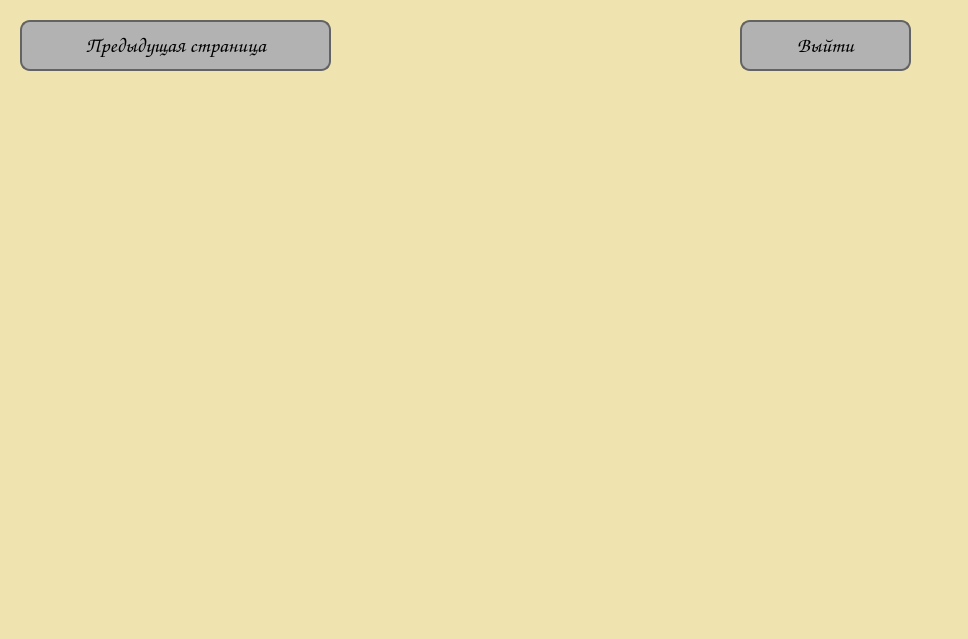
<?xml version="1.0" encoding="UTF-8"?>
<ui version="4.0">
 <class>Dialog</class>
 <widget class="QDialog" name="Dialog">
  <property name="geometry">
   <rect>
    <x>0</x>
    <y>0</y>
    <width>968</width>
    <height>639</height>
   </rect>
  </property>
  <property name="sizePolicy">
   <sizepolicy hsizetype="Fixed" vsizetype="Fixed">
    <horstretch>0</horstretch>
    <verstretch>0</verstretch>
   </sizepolicy>
  </property>
  <property name="windowTitle">
   <string>Dialog</string>
  </property>
  <property name="styleSheet">
   <string notr="true">background-color: rgb(239, 228, 176);</string>
  </property>
  <widget class="QStackedWidget" name="pages">
   <property name="geometry">
    <rect>
     <x>0</x>
     <y>0</y>
     <width>961</width>
     <height>621</height>
    </rect>
   </property>
   <property name="styleSheet">
    <string notr="true">background-color: rgb(239, 228, 176);</string>
   </property>
   <property name="currentIndex">
    <number>1</number>
   </property>
   <widget class="QWidget" name="page1">
    <property name="styleSheet">
     <string notr="true">background-color: rgb(239, 228, 176);</string>
    </property>
    <widget class="QLabel" name="instructionLabel1">
     <property name="geometry">
      <rect>
       <x>0</x>
       <y>50</y>
       <width>961</width>
       <height>581</height>
      </rect>
     </property>
     <property name="font">
      <font>
       <pointsize>16</pointsize>
      </font>
     </property>
     <property name="styleSheet">
      <string notr="true"/>
     </property>
     <property name="text">
      <string/>
     </property>
     <property name="pixmap">
      <pixmap>../images/instruction_page1.png</pixmap>
     </property>
     <property name="scaledContents">
      <bool>true</bool>
     </property>
    </widget>
    <widget class="QPushButton" name="goForwardButton">
     <property name="geometry">
      <rect>
       <x>650</x>
       <y>10</y>
       <width>271</width>
       <height>51</height>
      </rect>
     </property>
     <property name="font">
      <font>
       <family>Comic Sans MS</family>
       <pointsize>16</pointsize>
      </font>
     </property>
     <property name="styleSheet">
      <string notr="true">QPushButton#goForwardButton {
background-color: rgb(178, 178, 178);
border: 2px solid rgb(99, 99, 99);
border-radius:10px;
color: black;
}

QPushButton#goForwardButton:hover {
background-color: rgb(149, 149, 149);
}</string>
     </property>
     <property name="text">
      <string>Следующая страница</string>
     </property>
     <property name="shortcut">
      <string comment="аааааа"/>
     </property>
    </widget>
    <widget class="QPushButton" name="quitTutorialButton">
     <property name="geometry">
      <rect>
       <x>20</x>
       <y>10</y>
       <width>171</width>
       <height>51</height>
      </rect>
     </property>
     <property name="font">
      <font>
       <family>Comic Sans MS</family>
       <pointsize>16</pointsize>
      </font>
     </property>
     <property name="styleSheet">
      <string notr="true">QPushButton#quitTutorialButton {
background-color: rgb(178, 178, 178);
border: 2px solid rgb(99, 99, 99);
border-radius:10px;
color: black;
}

QPushButton#quitTutorialButton:hover {
background-color: rgb(149, 149, 149);
}</string>
     </property>
     <property name="text">
      <string>Выйти</string>
     </property>
     <property name="shortcut">
      <string extracomment="Закрыть окно с подсказкой"/>
     </property>
    </widget>
   </widget>
   <widget class="QWidget" name="page2">
    <widget class="QLabel" name="label">
     <property name="geometry">
      <rect>
       <x>-60</x>
       <y>60</y>
       <width>1061</width>
       <height>601</height>
      </rect>
     </property>
     <property name="text">
      <string/>
     </property>
     <property name="pixmap">
      <pixmap>../images/instruction_page2.png</pixmap>
     </property>
     <property name="scaledContents">
      <bool>true</bool>
     </property>
    </widget>
    <widget class="QPushButton" name="quitTutorialButton_2">
     <property name="geometry">
      <rect>
       <x>740</x>
       <y>20</y>
       <width>171</width>
       <height>51</height>
      </rect>
     </property>
     <property name="font">
      <font>
       <family>Comic Sans MS</family>
       <pointsize>16</pointsize>
      </font>
     </property>
     <property name="styleSheet">
      <string notr="true">QPushButton#quitTutorialButton_2 {
background-color: rgb(178, 178, 178);
border: 2px solid rgb(99, 99, 99);
border-radius:10px;
color: black;
}

QPushButton#quitTutorialButton_2:hover {
background-color: rgb(149, 149, 149);
}</string>
     </property>
     <property name="text">
      <string>Выйти</string>
     </property>
     <property name="shortcut">
      <string extracomment="Закрыть окно с подсказкой"/>
     </property>
    </widget>
    <widget class="QPushButton" name="goBackButton">
     <property name="geometry">
      <rect>
       <x>20</x>
       <y>20</y>
       <width>311</width>
       <height>51</height>
      </rect>
     </property>
     <property name="font">
      <font>
       <family>Comic Sans MS</family>
       <pointsize>16</pointsize>
      </font>
     </property>
     <property name="styleSheet">
      <string notr="true">QPushButton#goBackButton {
background-color: rgb(178, 178, 178);
border: 2px solid rgb(99, 99, 99);
border-radius:10px;
color: black;
}

QPushButton#goBackButton:hover {
background-color: rgb(149, 149, 149);
}</string>
     </property>
     <property name="text">
      <string>Предыдущая страница</string>
     </property>
    </widget>
   </widget>
  </widget>
 </widget>
 <resources/>
 <connections/>
</ui>
